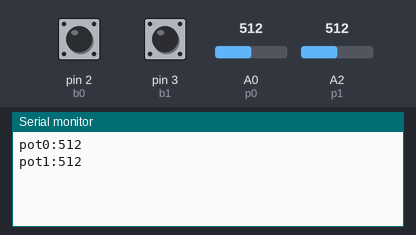
A sketch run on a simulated Arduino Uno, built with avr-gcc and run on an emulated ATmega328P. Shown: the last lines printed to the serial monitor. Inputs (shaded band) come from the test bench; at power-on: pin 2 (b0) HIGH, A0 (p0) = 512, A2 (p1) = 512, pin 3 (b1) HIGH.

Above: at 1.2 s.
1.3 s: pin 2 (b0) pulled LOW for 0.15 s
At 2.5 s:
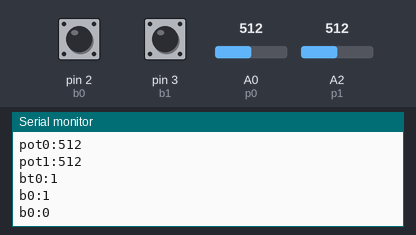
2.9 s: A0 (p0) set to 716
At 4.1 s:
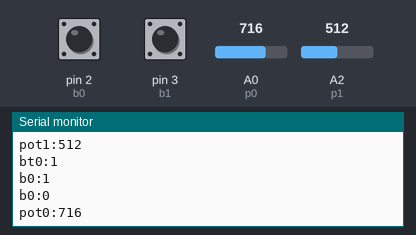
4.4 s: A2 (p1) set to 716
At 5.1 s:
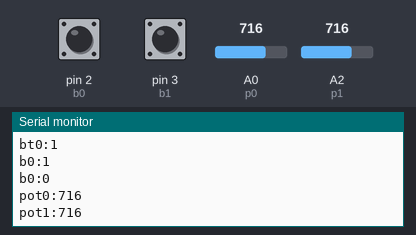
5.9 s: pin 3 (b1) pulled LOW for 0.15 s
At 6.8 s:
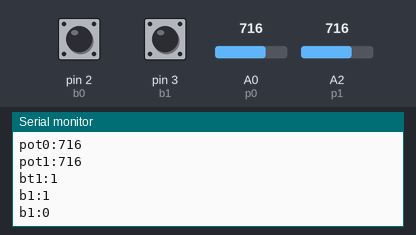
7.5 s: pin 2 (b0) pulled LOW for 1 s
At 9.4 s:
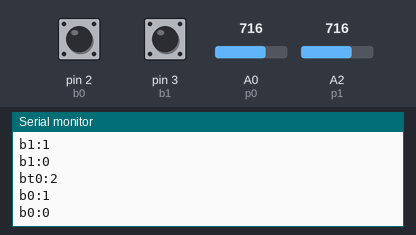
10.0 s: pin 3 (b1) pulled LOW for 1 s
At 12.5 s:
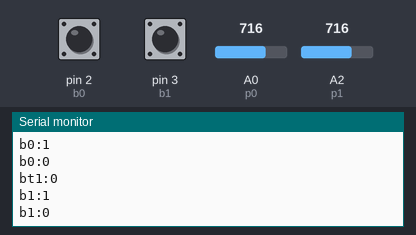
Timing chart, 0 to 13.5 s (numbered marks = the images above; inputs shaded):
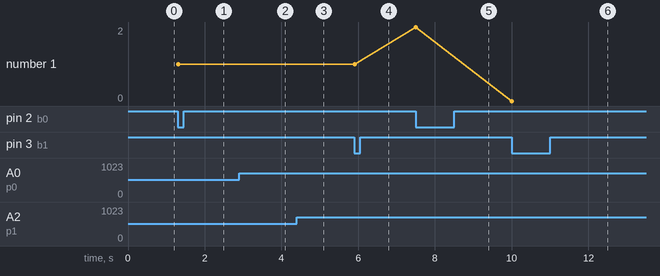

Measured:
- after the input at 1.3 s, the serial monitor: prints a new line at once (image 1)
- after the input at 2.9 s, the serial monitor: prints a new line at once (image 2)
- after the input at 4.4 s, the serial monitor: prints a new line at once (image 3)
- after the input at 5.9 s, the serial monitor: prints a new line at once (image 4)
- after the input at 7.5 s, the serial monitor: prints a new line at once (image 5)
- after the input at 10.0 s, the serial monitor: prints a new line at once (image 6)
- plotted number 1: 1 → 2 after the input at 7.5 s

The sketch:

multipot_buttons_toggle_multi.ino
```cpp
//pot
int p0 = A0;
int p1 = A2;
int v0, pv0, v1, pv1;
//buttons
int b0 = 2;
int b1 = 3;
boolean bg0 = true;
boolean bg1 = true;
////button toggle
int btv0 = 0;
int btamt0 = 5;
boolean btg0 = true;

int btv1 = 0;
int btamt1 = 2;
boolean btg1 = true;

void setup() {
  Serial.begin(9600);
  pinMode(b0, INPUT_PULLUP);
  pinMode(b1, INPUT_PULLUP);
}
void loop() {

  //BUTTONS2
  if ( digitalRead(b0) == LOW ) { //button on

    ////Toggle0
    if (btg0) {
      btg0 = false; //CLOSE GATE
      btv0 = btv0 + 1; //INC VALUE
      btv0 = btv0%btamt0; //MOD VALUE
      Serial.print("bt0:"); //PRINT HEADER
      Serial.println(btv0); //PRINT VAL
    }

    ////Momentary
    if (bg0) {
      bg0 = false;
      Serial.print("b0:");
      Serial.println(1);
    }
  }

  if ( digitalRead(b0) == HIGH ) { //button released

    ////Toggle
    if (!btg0) {
      btg0 = true;
    }

    ////Momentary
    if (!bg0) {
      bg0 = true;
      Serial.print("b0:");
      Serial.println(0);
    }
  }


  //BUTTONS1
  if ( digitalRead(b1) == LOW ) {
    ////Toggle1
    if (btg1) {
      btg1 = false;
      btv1 = btv1 + 1;
      btv1 = btv1%btamt1;
      Serial.print("bt1:");
      Serial.println(btv1);
    }

    ////Momentary
    if (bg1) {
      bg1 = false;
      Serial.print("b1:");
      Serial.println(1);
    }
  }

  if ( digitalRead(b1) == HIGH ) { //button released


    ////Toggle
    if (!btg1) {
      btg1 = true;
    }

    ////Momentary
    if (!bg1) {
      bg1 = true;
      Serial.print("b1:");
      Serial.println(0);
    }
  }


  //POTS
  //Pot 0
  v0 = analogRead(p0); //read analog pin
  //Send out values only when pot changes
  if ( v0 < (pv0 - 1) || v0 > (pv0 + 1) ) {
    //Action
    Serial.print("pot0:"); //string header
    Serial.println(v0); //send value to serial bus
  }
  //Update previous value
  pv0 = v0;

  //Pot 1
  v1 = analogRead(p1); //read analog pin
  if ( v1 < (pv1 - 1) || v1 > (pv1 + 1) ) {
    Serial.print("pot1:"); //string header
    Serial.println(v1); //send value to serial bus
  }
  pv1 = v1;

  ////Delay
  delay(15);
}
```
